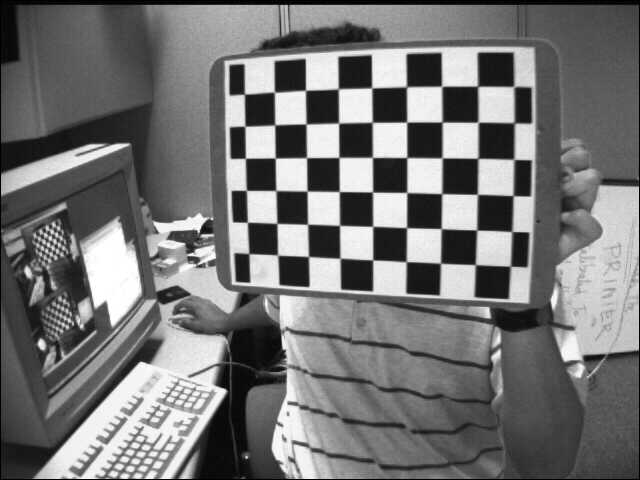
#> input picture TP_Calibration/Chessboards/left01.jpg, 640 x 480 px, given in place of cows.avi, which was not available
$ jupyter execute --allow-errors TP_ParticleFiltering_Mathevet.ipynb   (shell and % lines are left out)   (text cells are left out)
#> lines starting #> are read from the running program, lines starting #| are printed output that depends on the picture
[cell 1]
import os
import numpy as np

import matplotlib as mpl
import matplotlib.pyplot as plt
import matplotlib.patches as patches

import cv2 as cv

[cell 2]
data_dir = 'data'

[cell 3]
zeroth_frame_filename = os.path.join(data_dir, 'cows_first_frame.png')
zeroth_frame = cv.imread(zeroth_frame_filename)

[cell 4]
fig = plt.figure()
ax = fig.add_subplot(111, aspect='equal')
#> (the rest of this cell did not finish here and is left out)

[cell 5]
# Template patch
template_W = 100
template_H = 100
template_x = 600
template_y = 430

# Bounding box in [x1,y1,x2,y2] format:
template_bb = np.array([template_x-template_W//2,template_y-template_H//2,
                        template_x+template_W//2,template_y+template_H//2])

#> (a cell that did not finish here is left out)

[cell 7]
def extract_patch(image, bounding_box, N=64, M=64):
    """
    Extract a rectangular patch from image at location given by bounding_box.

    Returns: numpy.array((M,N,C))
        An image of size N*M, created by linearly interpolating pixel values in the
        original image at evenly spaced coordinates starting at the top-left corner
        of bounding box and ending at the bottom right corner of bounding box

    Arguments:

    image: numpy.array((H,W,C))
    bounding_box: numpy.array((4,)) in [x1,y1,x2,y2] format
    """

    # x and y coordinates at which to interpolate
    map_x, map_y = np.meshgrid(np.linspace(bounding_box[0],bounding_box[2],N,dtype='float32'),
                               np.linspace(bounding_box[1],bounding_box[3],M,dtype='float32'))

    # Hint: you can use cv.remap, with linear interpolation and border replication
    patch = cv.remap(src=image,map1 = map_x, map2 = map_y, interpolation = cv.INTER_LINEAR)

    return patch

[cell 8]
N = 64 # number of pixels in the patch along the x-axis
M = 64 # number of pixels in the patch along the y-axis

# Extract the template patch
#> (the rest of this cell did not finish here and is left out)

[cell 9]
fig = plt.figure()
ax = fig.add_subplot(111, aspect='equal')
#> (the rest of this cell did not finish here and is left out)

[cell 10]
# [32 lines left out: function mse_likelihood, not called in this run]

#> (a cell that did not finish here is left out)

[cell 12]
n_bins = 10

# Convert from BGR to HSV then compute the Hue Saturation histogram
# Hints: You can use cv.cvtColor, cv.calcHist, cv.normalize instead of reimplementing these routines yourself
# We compute the histogram only based on the first two channels (Hue-Saturation).
# The range of the hue channel is 0-179 included. The range of the saturation channel is 0-255 included.
#> (the rest of this cell did not finish here and is left out)

[cell 13]
# [41 lines left out: function histogram_likelihood, not called in this run]

#> (a cell that did not finish here is left out)

[cell 15]
def state_propagation(particles, process_noise_std=np.array([10.,10.,0.01])):
    """
    Apply the state propagation model to the particles.

    particles: numpy.array((n_particles, 6))

    Returns: numpy.array((n_particles, 6)), the updated particles
    """
    n_particles = particles.shape[0]
    updated_particles = np.zeros((n_particles,6))
    noise = np.random.normal([0,0,0],process_noise_std,(n_particles,3))
    updated_particles[:,3:6] = particles[:,3:6]+noise
    updated_particles[:,0:3] = particles[:,0:3]+updated_particles[:,3:6]

    return updated_particles

[cell 16]
def particles_to_bounding_boxes(particles):
    """
    Convert the format in which particles are written to the bounding box
    [x1,y1,x2,y2] format

    particles: numpy.array((n_particles, 6))

    Returns: numpy.array((n_particles, 4))
    """
    bounding_boxes = np.zeros((particles.shape[0],4))
    bounding_boxes[:,0] = particles[:,0]-0.5*template_W*particles[:,2]
    bounding_boxes[:,1] = particles[:,1]-0.5*template_H*particles[:,2]
    bounding_boxes[:,2] = particles[:,0]+0.5*template_W*particles[:,2]
    bounding_boxes[:,3] = particles[:,1]+0.5*template_H*particles[:,2]


    return bounding_boxes

[cell 17]
class ParticleFilter(object):
    """
    Implements a particle filter. The implementation is generic with respect to the choice
    of state propagation model and of measurement model, it can receive arbitrary functions.

    Parameters:

    dim_x: int
        Number of state variables for the particle filter. For example, if
        you are tracking the position and velocity of an object in one
        dimension, dim_x would be 2.
    n_particles: int
        Number of particles for the particle filter
    tau: float between 0 and 1
        tau*n_particles is the threshold on the effective sample size under which
        the particles are resampled and their weights reset to 1/N. If 0 we will never
        resample (SIS behaviour). If 1 we will resample at each step (SIR behaviour).

    Attributes:

    particles: numpy.array(n_particles, dim_x)
        Current state estimates recorded by all particles. Each row
        contains the state of a particle
    weights: numpy.array(n_particles)
        Weights of the particles. The weights sum to 1 over all particles.
    forward: function of signature forward(particles) -> particles
        Function that will be called to perform the predict step of the particle filter,
        whereby the forward state propagation model (including drift and noise) is applied to all particles.
        This returns updated particles.
    likelihood: function of signature likelihood(particles, z) -> likelihoods
        Function that will be called to perform the update step of the particle filter,
        whereby the measurement model and the observation z are used to compute likelihood values
        p(z|x_i) where x_i=particles[i]. The update step uses these likelihood values to update the weights.

    The particle filter can be used like this:

    PF = ParticleFilter(dim_x, n_particles=..., tau=..., forward=..., likelihood=...)
    self.particles = ... # Initialize particles

    while new time step:
        PF.resample()
        PF.predict()
        z = read_measurement(...)
        PF.update(z)
        mean_state = PF.state_expectation()

    """

    def __init__(self, dim_x, n_particles=100, tau=0.5, forward=None, likelihood=None):
#> further down, frame is the input picture: shape (480, 640, 3); min 0, max 255, mean 116.6
#> `plt.show();`:
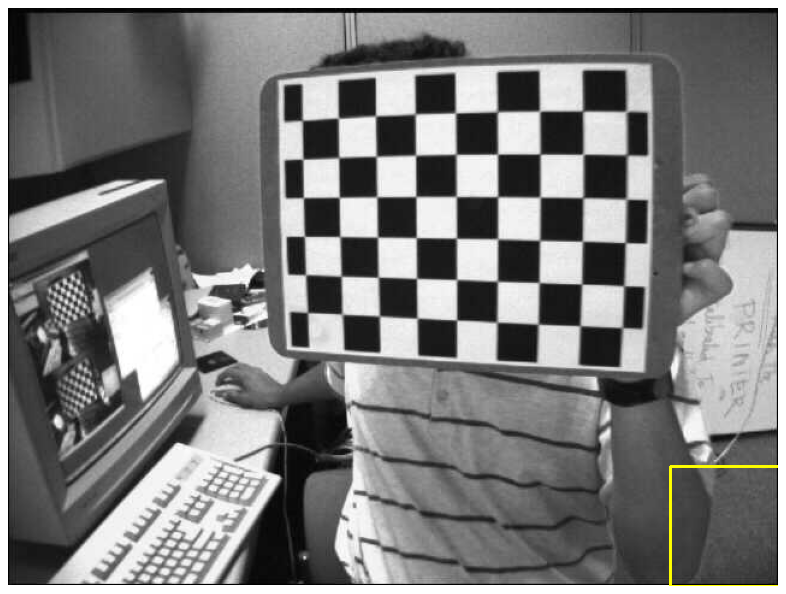
#> figure drawn by matplotlib, 1 panel
        self.dim_x = dim_x
        self.n_particles = n_particles
        self.tau = tau

        if forward is None: # default state propagation model x_k+1 = x_k
            forward = lambda particles: particles
        if likelihood is None: # default likelihood values ignore measurement z and are all constant
            likelihood = lambda particles, z: np.ones((particles.shape[0],))

        self.forward = forward
        self.likelihood = likelihood

        # Default values for the particles and weights
        self.particles = np.zeros((n_particles,dim_x))
        self.weights = 1/n_particles*np.ones(n_particles)

    def resample(self, tau=None):
        if tau is None:
            tau = self.tau

        threshold = tau*self.n_particles

        # Compute the effective sample size
        N_eff = 1/np.sum(self.weights**2)

        # resample if necessary
        if N_eff <= threshold:
            # Hint: you can use numpy.random.choice
            self.particles = self.particles[np.random.choice(self.n_particles,self.n_particles,True,self.weights)]
            self.weights = 1/self.n_particles*np.ones(self.n_particles)

    def predict(self, forward=None):
        """
        Apply the 'forward' model (state propagation model) to the particles
        """
        if forward is None:
            forward = self.forward

        self.particles = forward(self.particles)

    def update(self, z, likelihood=None):
        """
        Update the weight of the particles using the measurement model define in 'likelihood'
        """
        if likelihood is None:
            likelihood = self.likelihood

        # Compute the vector of likelihoods (one likelihood value per particle)
        likelihoods = likelihood(self.particles,z) # likelihoods[i] = p(z|x_i) where x_i = particles[i]

        # Hint: formula given in slide 24 under '3. Measure'. Don't forget to normalize!
        self.weights = self.weights*likelihoods/np.sum(self.weights*likelihoods)

    def state_expectation(self):
        """
        Computes the empirical average of the particles weighted by their weights,
        as an estimate of the mean of the posterior distribution of the state given the observations.

        Returns: numpy.array((dim_x),)
            A 1D array containing the mean state.
        """
        mean = np.average(self.particles,axis = 0,weights = self.weights)
        return mean

[cell 18]
import os

from IPython.display import clear_output

import matplotlib
import matplotlib.pyplot as plt
import matplotlib.patches as patches

[cell 19]
video_path = os.path.join('data', 'cows.avi')

colour_particle = np.array([1.,1.,0])
colour_mean = np.random.rand(1, 3)
if not os.path.exists('output'):
    os.makedirs('output')
if not os.path.exists('output/images'):
    os.makedirs('output/images')

# Define likelihood and forward functions (cf. format expected in ParticleFilter)
# Hint: you can use lambda expressions to create functions based on xxx_likelihood and state_propagation
# but with the correct arguments

# Hint: Here is an example of forward and likelihood for you, but you can change some of the parameters and switch to the
# histogram_likelihood
forward = lambda particles: state_propagation(particles)
likelihood = lambda particles, z: histogram_likelihood(z, template_hist, particles_to_bounding_boxes(particles), lbda=1000.0)

# Initialize particle filter
PF = ParticleFilter(6, forward = forward, likelihood = likelihood)

# Initialize particle x, y, s values to match the template location and size
PF.particles[:,0] = template_x
PF.particles[:,1] = template_y
PF.particles[:,2] = 1.

count = -1
video_capture = cv.VideoCapture(video_path)

#> (the rest of this cell did not finish here and is left out)

[cell 20]
# Reload the png's and save as video for better visualization
image_folder = os.path.join('output', 'images')
video_name = os.path.join('output','video.avi')

images = [img for img in sorted(os.listdir(image_folder)) if img.endswith(".png")]
#> images = ['000000.png']
frame = cv.imread(os.path.join(image_folder, images[0]))
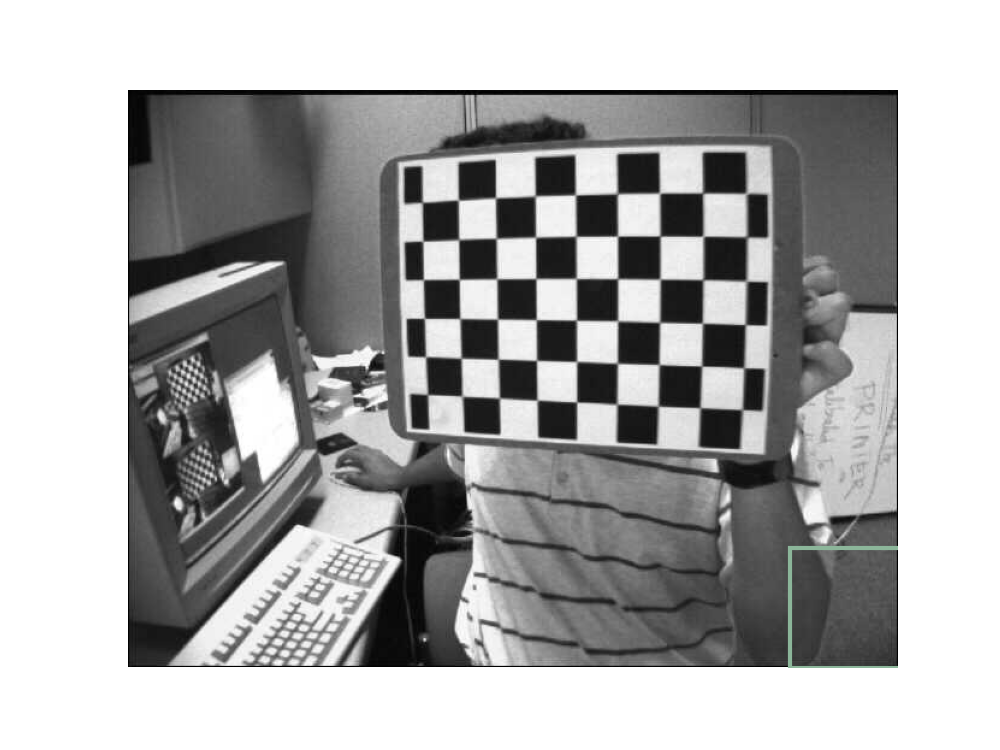
#> frame: shape (750, 1000, 3); mean B, G, R 173, 173, 172.9
height, width, layers = frame.shape
#> height = 750; width = 1000; layers = 3

video = cv.VideoWriter(video_name, 0, 10, (width,height))

for image in images:
    video.write(cv.imread(os.path.join(image_folder, image)))

cv.destroyAllWindows()
video.release()

$ run again, on TP_Calibration/Chessboards/left02.jpg
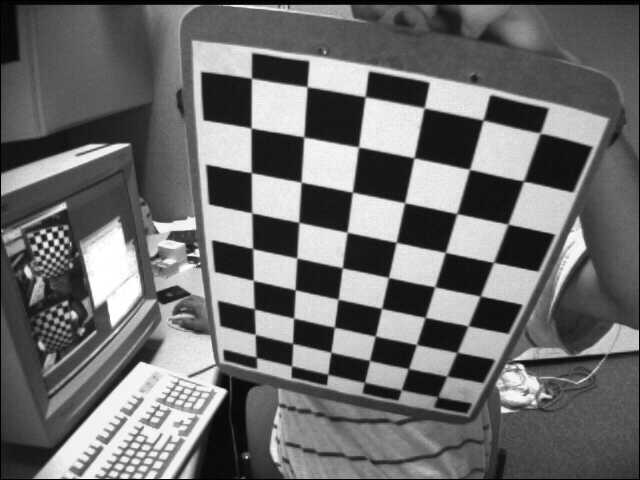
#> input picture TP_Calibration/Chessboards/left02.jpg, 640 x 480 px, given in place of cows.avi, which was not available
#> frame is the input picture: shape (480, 640, 3); min 0, max 255, mean 109
#> `plt.show();`:
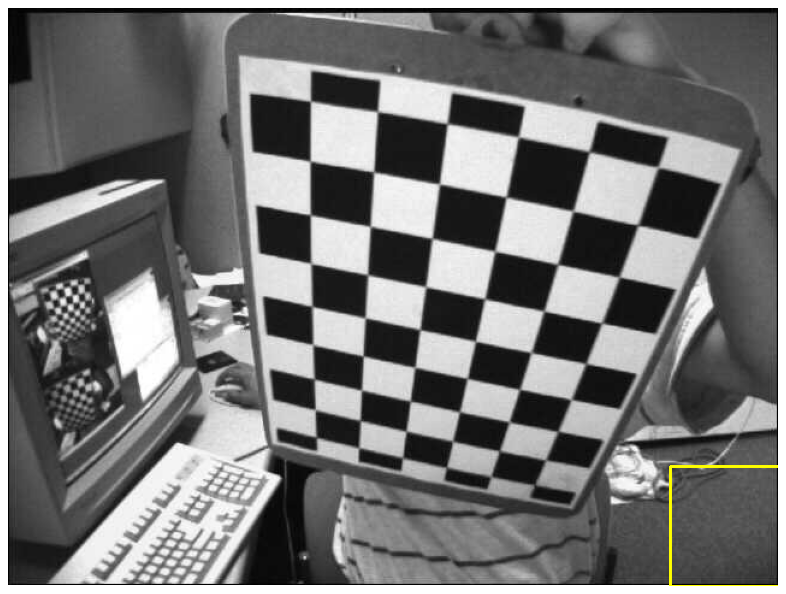
#> figure drawn by matplotlib, 1 panel
#> images = ['000000.png']
#> `frame = cv.imread(os.path.join(image_folder, images[0]))`:
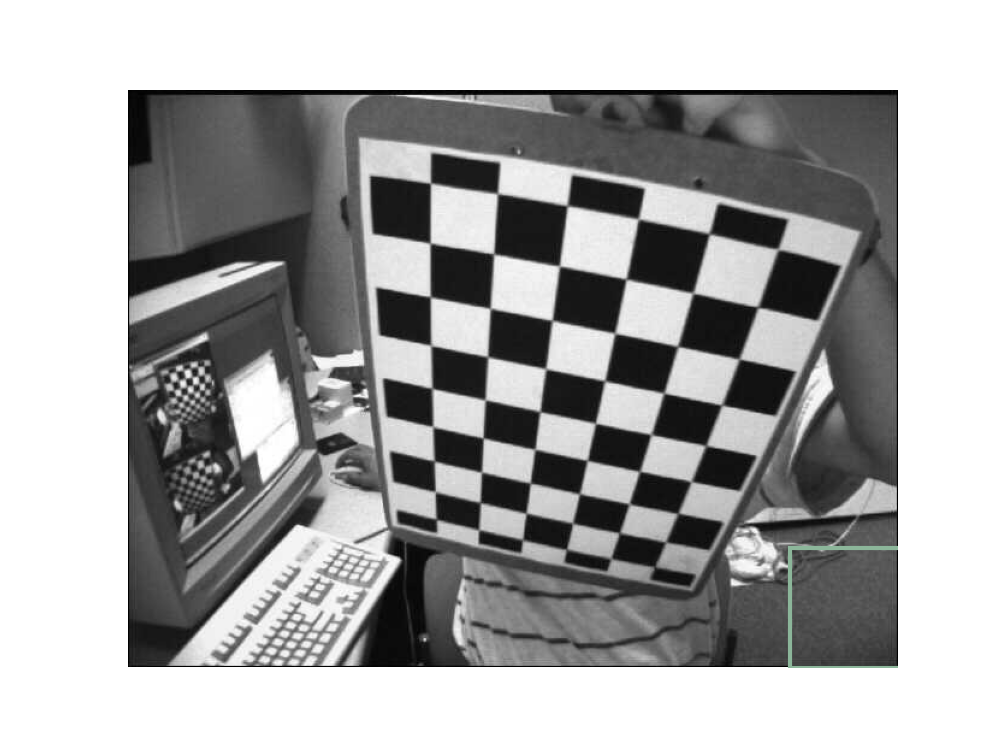
#> frame: shape (750, 1000, 3); mean B, G, R 168.5, 168.5, 168.5

$ run again, on TP_Calibration/Chessboards/left03.jpg
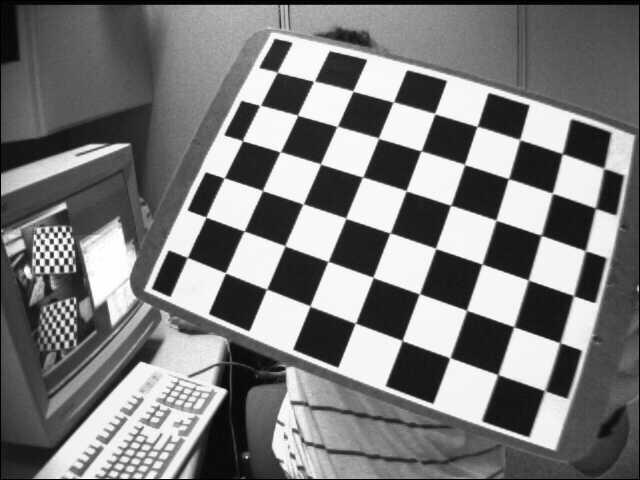
#> input picture TP_Calibration/Chessboards/left03.jpg, 640 x 480 px, given in place of cows.avi, which was not available
#> frame is the input picture: shape (480, 640, 3); min 0, max 255, mean 122.9
#> `plt.show();`:
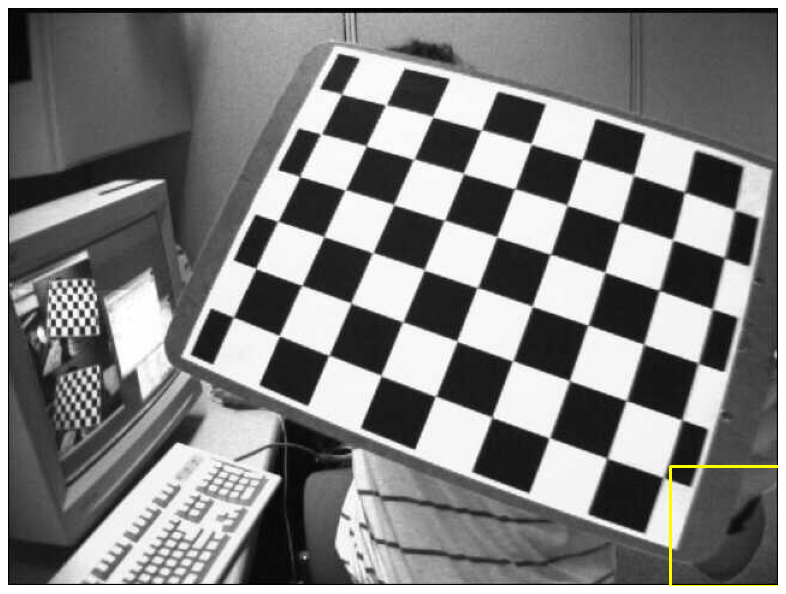
#> figure drawn by matplotlib, 1 panel
#> images = ['000000.png']
#> `frame = cv.imread(os.path.join(image_folder, images[0]))`:
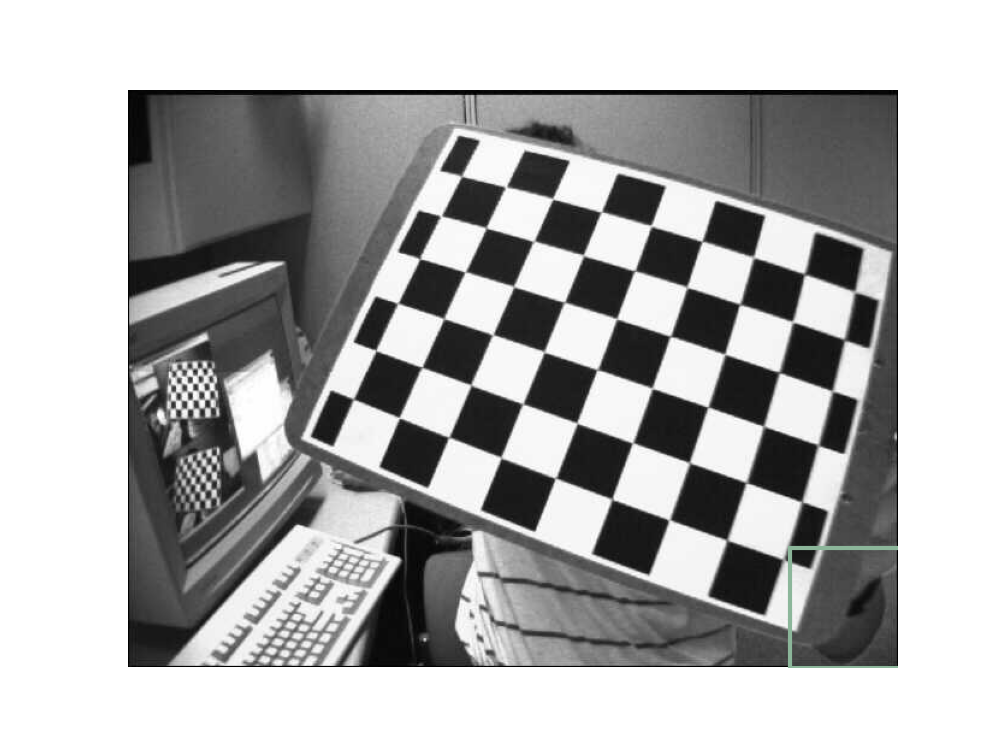
#> frame: shape (750, 1000, 3); mean B, G, R 176.7, 176.7, 176.7

$ run again, on TP_Calibration/Chessboards/left04.jpg
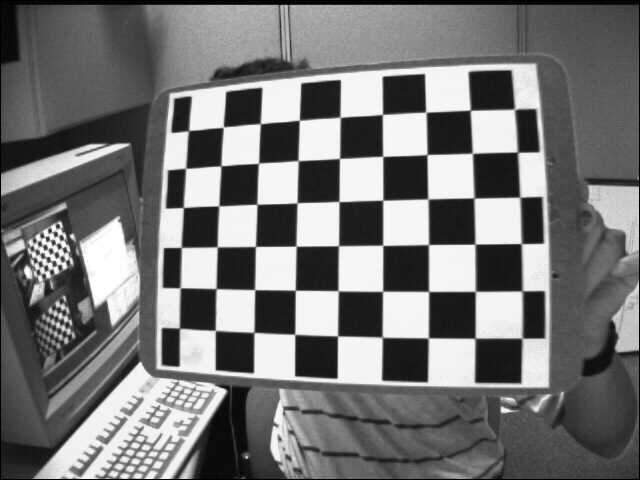
#> input picture TP_Calibration/Chessboards/left04.jpg, 640 x 480 px, given in place of cows.avi, which was not available
#> frame is the input picture: shape (480, 640, 3); min 0, max 255, mean 117.8
#> `plt.show();`:
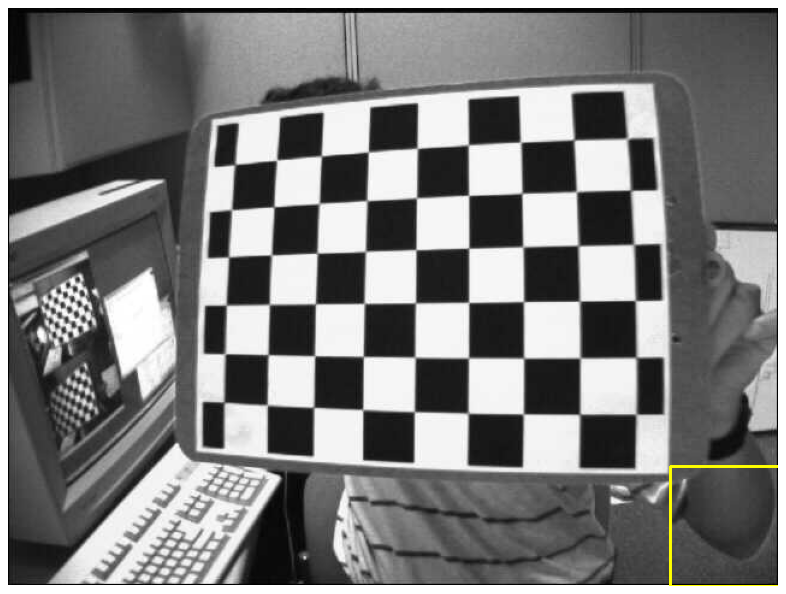
#> figure drawn by matplotlib, 1 panel
#> images = ['000000.png']
#> `frame = cv.imread(os.path.join(image_folder, images[0]))`:
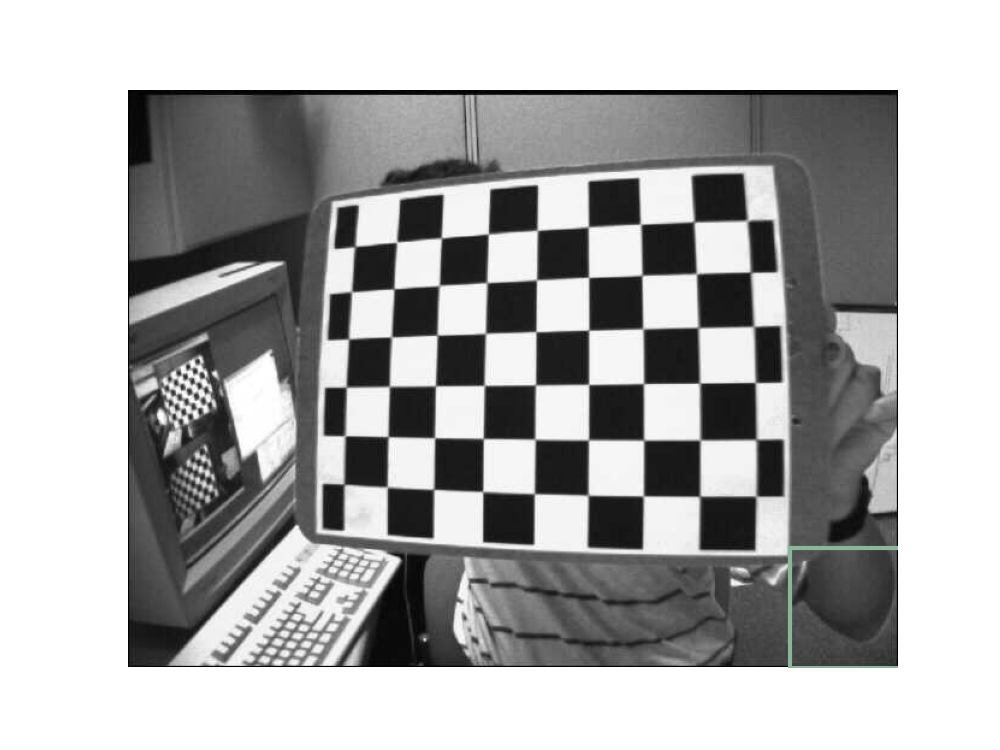
#> frame: shape (750, 1000, 3); mean B, G, R 173.7, 173.8, 173.7
